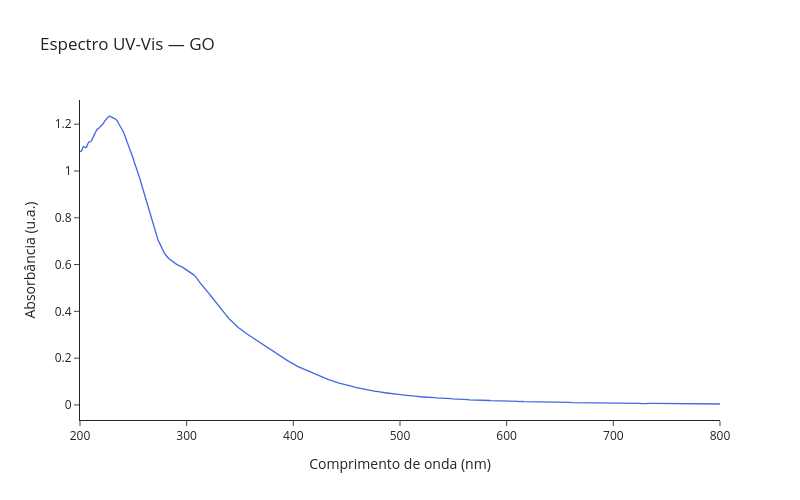

Source (notebook cell):
### Markdown cell above
# UV-Vis - GO

### Code cell
uvvis_plot('GO_MMV.txt', 'GO')

### Figure 1 — Plotly figure (JSON) as saved in the notebook; plotly's stock layout.template omitted (floating-point values rounded to 4 significant figures; data arrays with more than 128 entries replaced by an {"elided": "..."} marker saying what was removed)
{"data": [{"line": {"color": "royalblue", "width": 1.3}, "mode": "lines", "name": "UV-Vis", "type": "scatter", "x": {"elided": "601 float values"}, "y": {"elided": "601 float values"}}], "layout": {"height": 500, "title": {"text": "Espectro UV-Vis — GO"}, "width": 800, "xaxis": {"title": {"text": "Comprimento de onda (nm)"}}, "yaxis": {"title": {"text": "Absorbância (u.a.)"}}}}
